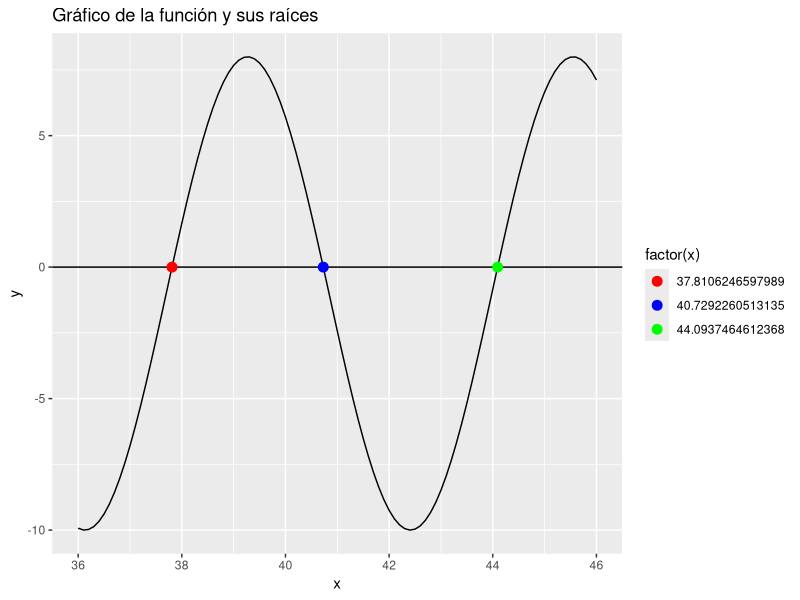

Recreate this plot in R.
## ---- chunk 1
knitr::opts_chunk$set(echo = TRUE)
## ---- chunk 2


library(ggplot2)

# Definir la función polinómica
Polinomio_newton <- function(x) {
  y <- 9*sin(x)-exp(83/(x^3))
  return(y)
}

# Definir la derivada de la función
dfnewton <- function(x) {
  df <- 9 * cos(x) + exp(83/(x^3)) * (83 * (3 * x^2)/(x^3)^2)
  return(df)
}

# Implementación del método de Newton-Raphson
newton_raphson <- function(p0, TOL, N) {
  i <- 1
  while (i <= N) {
    p <- p0 - Polinomio_newton(p0) / dfnewton(p0)
    if (abs(p - p0) < TOL) {
      return(p)
    }
    i <- i + 1
    p0 <- p
  }
  return(paste("El método falló luego de", N, "iteraciones"))
}

# Encontrar las raíces usando el método de Newton-Raphson
raiz1 <- newton_raphson(38, 0.00001, 100)
raiz2 <- newton_raphson(41, 0.00001, 100)
raiz3 <- newton_raphson(44, 0.00001, 100)

# Crear los datos para graficar la función
x <- seq(from = 36, to = 46, by = 0.1)
y <- Polinomio_newton(x)
datos <- data.frame(x = x, y = y)

# Crear un data frame con las raíces
raices <- data.frame(x = c(raiz1, raiz2, raiz3), y = c(0, 0, 0))

# Graficar la función y las raíces
ggplot(data = datos, aes(x = x, y = y)) +
  geom_line() +
  geom_hline(yintercept = 0, color = "black") +  # Línea del eje x
  geom_point(data = raices, aes(x = x, y = y, color = factor(x)), size = 3) +
  labs(title = "Gráfico de la función y sus raíces", x = "x", y = "y") +
  scale_color_manual(values = c("red", "blue", "green"), labels = c(raiz1, raiz2, raiz3))

